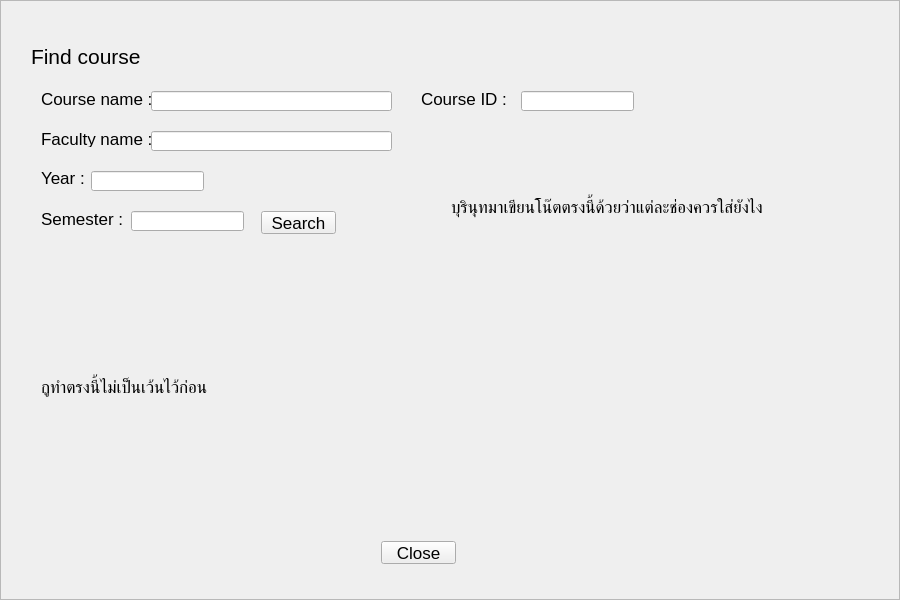
<?xml version="1.0" encoding="UTF-8"?>
<ui version="4.0">
 <class>Form</class>
 <widget class="QWidget" name="Form">
  <property name="geometry">
   <rect>
    <x>0</x>
    <y>0</y>
    <width>900</width>
    <height>600</height>
   </rect>
  </property>
  <property name="windowTitle">
   <string>Form</string>
  </property>
  <widget class="QScrollArea" name="addressEdit">
   <property name="geometry">
    <rect>
     <x>0</x>
     <y>0</y>
     <width>900</width>
     <height>600</height>
    </rect>
   </property>
   <property name="font">
    <font>
     <pointsize>13</pointsize>
    </font>
   </property>
   <property name="verticalScrollBarPolicy">
    <enum>Qt::ScrollBarAlwaysOff</enum>
   </property>
   <property name="horizontalScrollBarPolicy">
    <enum>Qt::ScrollBarAlwaysOff</enum>
   </property>
   <property name="widgetResizable">
    <bool>true</bool>
   </property>
   <widget class="QWidget" name="scrollAreaWidgetContents">
    <property name="geometry">
     <rect>
      <x>0</x>
      <y>0</y>
      <width>898</width>
      <height>598</height>
     </rect>
    </property>
    <widget class="QLabel" name="barLabel">
     <property name="geometry">
      <rect>
       <x>0</x>
       <y>-10</y>
       <width>5</width>
       <height>13</height>
      </rect>
     </property>
     <property name="text">
      <string/>
     </property>
    </widget>
    <widget class="QLabel" name="label">
     <property name="geometry">
      <rect>
       <x>30</x>
       <y>40</y>
       <width>171</width>
       <height>31</height>
      </rect>
     </property>
     <property name="font">
      <font>
       <pointsize>16</pointsize>
      </font>
     </property>
     <property name="text">
      <string>Find course</string>
     </property>
    </widget>
    <widget class="QLabel" name="label_2">
     <property name="geometry">
      <rect>
       <x>40</x>
       <y>90</y>
       <width>111</width>
       <height>16</height>
      </rect>
     </property>
     <property name="text">
      <string>Course name :</string>
     </property>
    </widget>
    <widget class="QLineEdit" name="lineEdit">
     <property name="geometry">
      <rect>
       <x>150</x>
       <y>90</y>
       <width>241</width>
       <height>20</height>
      </rect>
     </property>
    </widget>
    <widget class="QLabel" name="label_3">
     <property name="geometry">
      <rect>
       <x>420</x>
       <y>90</y>
       <width>91</width>
       <height>16</height>
      </rect>
     </property>
     <property name="text">
      <string>Course ID :</string>
     </property>
    </widget>
    <widget class="QLineEdit" name="lineEdit_2">
     <property name="geometry">
      <rect>
       <x>520</x>
       <y>90</y>
       <width>113</width>
       <height>20</height>
      </rect>
     </property>
    </widget>
    <widget class="QLabel" name="label_4">
     <property name="geometry">
      <rect>
       <x>40</x>
       <y>130</y>
       <width>111</width>
       <height>16</height>
      </rect>
     </property>
     <property name="text">
      <string>Faculty name :</string>
     </property>
    </widget>
    <widget class="QLineEdit" name="lineEdit_3">
     <property name="geometry">
      <rect>
       <x>150</x>
       <y>130</y>
       <width>241</width>
       <height>20</height>
      </rect>
     </property>
    </widget>
    <widget class="QLabel" name="label_5">
     <property name="geometry">
      <rect>
       <x>40</x>
       <y>170</y>
       <width>46</width>
       <height>13</height>
      </rect>
     </property>
     <property name="text">
      <string>Year :</string>
     </property>
    </widget>
    <widget class="QLabel" name="label_6">
     <property name="geometry">
      <rect>
       <x>40</x>
       <y>210</y>
       <width>81</width>
       <height>16</height>
      </rect>
     </property>
     <property name="text">
      <string>Semester :</string>
     </property>
    </widget>
    <widget class="QLineEdit" name="lineEdit_4">
     <property name="geometry">
      <rect>
       <x>90</x>
       <y>170</y>
       <width>113</width>
       <height>20</height>
      </rect>
     </property>
    </widget>
    <widget class="QLineEdit" name="lineEdit_5">
     <property name="geometry">
      <rect>
       <x>130</x>
       <y>210</y>
       <width>113</width>
       <height>20</height>
      </rect>
     </property>
    </widget>
    <widget class="QPushButton" name="pushButton">
     <property name="geometry">
      <rect>
       <x>260</x>
       <y>210</y>
       <width>75</width>
       <height>23</height>
      </rect>
     </property>
     <property name="text">
      <string>Search</string>
     </property>
    </widget>
    <widget class="QLabel" name="label_7">
     <property name="geometry">
      <rect>
       <x>450</x>
       <y>190</y>
       <width>351</width>
       <height>31</height>
      </rect>
     </property>
     <property name="text">
      <string>บุรินุทมาเขียนโน๊ตตรงนี้ด้วยว่าแต่ละช่องควรใส่ยังไง</string>
     </property>
    </widget>
    <widget class="QLabel" name="label_8">
     <property name="geometry">
      <rect>
       <x>40</x>
       <y>260</y>
       <width>801</width>
       <height>251</height>
      </rect>
     </property>
     <property name="text">
      <string>กูทำตรงนี้ไม่เป็นเว้นไว้ก่อน</string>
     </property>
    </widget>
    <widget class="QPushButton" name="pushButton_2">
     <property name="geometry">
      <rect>
       <x>380</x>
       <y>540</y>
       <width>75</width>
       <height>23</height>
      </rect>
     </property>
     <property name="text">
      <string>Close</string>
     </property>
    </widget>
   </widget>
  </widget>
 </widget>
 <resources/>
 <connections/>
</ui>
